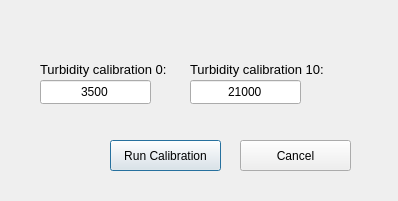
<?xml version="1.0" encoding="UTF-8"?>
<ui version="4.0">
 <class>Dialog</class>
 <widget class="QDialog" name="Dialog">
  <property name="geometry">
   <rect>
    <x>0</x>
    <y>0</y>
    <width>398</width>
    <height>201</height>
   </rect>
  </property>
  <property name="windowTitle">
   <string>Dialog</string>
  </property>
  <widget class="QLabel" name="label_22">
   <property name="geometry">
    <rect>
     <x>190</x>
     <y>60</y>
     <width>149</width>
     <height>18</height>
    </rect>
   </property>
   <property name="maximumSize">
    <size>
     <width>16777215</width>
     <height>18</height>
    </size>
   </property>
   <property name="font">
    <font>
     <pointsize>10</pointsize>
    </font>
   </property>
   <property name="text">
    <string>Turbidity calibration 10:</string>
   </property>
  </widget>
  <widget class="QLineEdit" name="turb_cal_0">
   <property name="geometry">
    <rect>
     <x>40</x>
     <y>80</y>
     <width>111</width>
     <height>24</height>
    </rect>
   </property>
   <property name="text">
    <string>3500</string>
   </property>
   <property name="maxLength">
    <number>6</number>
   </property>
   <property name="alignment">
    <set>Qt::AlignCenter</set>
   </property>
  </widget>
  <widget class="QLabel" name="label_23">
   <property name="geometry">
    <rect>
     <x>40</x>
     <y>60</y>
     <width>149</width>
     <height>18</height>
    </rect>
   </property>
   <property name="maximumSize">
    <size>
     <width>16777215</width>
     <height>18</height>
    </size>
   </property>
   <property name="font">
    <font>
     <pointsize>10</pointsize>
    </font>
   </property>
   <property name="text">
    <string>Turbidity calibration 0:</string>
   </property>
  </widget>
  <widget class="QLineEdit" name="turb_cal_10">
   <property name="geometry">
    <rect>
     <x>190</x>
     <y>80</y>
     <width>111</width>
     <height>24</height>
    </rect>
   </property>
   <property name="text">
    <string>21000</string>
   </property>
   <property name="maxLength">
    <number>6</number>
   </property>
   <property name="alignment">
    <set>Qt::AlignCenter</set>
   </property>
  </widget>
  <widget class="QPushButton" name="run_btn">
   <property name="geometry">
    <rect>
     <x>110</x>
     <y>140</y>
     <width>111</width>
     <height>31</height>
    </rect>
   </property>
   <property name="text">
    <string>Run Calibration</string>
   </property>
  </widget>
  <widget class="QPushButton" name="cancel_btn">
   <property name="geometry">
    <rect>
     <x>240</x>
     <y>140</y>
     <width>111</width>
     <height>31</height>
    </rect>
   </property>
   <property name="text">
    <string>Cancel</string>
   </property>
  </widget>
  <widget class="QLabel" name="calib_label">
   <property name="geometry">
    <rect>
     <x>110</x>
     <y>30</y>
     <width>161</width>
     <height>20</height>
    </rect>
   </property>
   <property name="text">
    <string/>
   </property>
  </widget>
 </widget>
 <resources/>
 <connections/>
</ui>
